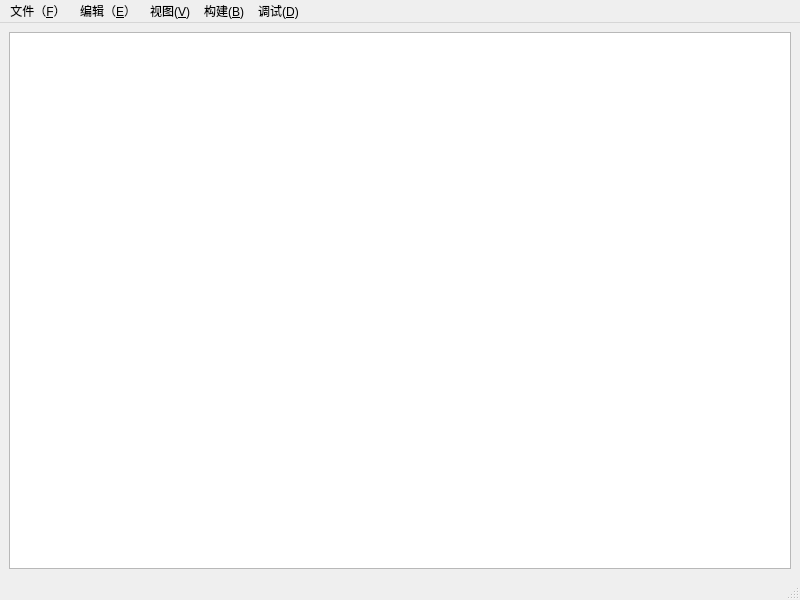
<?xml version="1.0" encoding="UTF-8"?>
<ui version="4.0">
 <class>MainWindow</class>
 <widget class="QMainWindow" name="MainWindow">
  <property name="geometry">
   <rect>
    <x>0</x>
    <y>0</y>
    <width>800</width>
    <height>600</height>
   </rect>
  </property>
  <property name="windowTitle">
   <string>MainWindow</string>
  </property>
  <widget class="QWidget" name="centralwidget">
   <layout class="QHBoxLayout" name="horizontalLayout">
    <item>
     <widget class="QTextEdit" name="textEdit"/>
    </item>
   </layout>
  </widget>
  <widget class="QMenuBar" name="menubar">
   <property name="geometry">
    <rect>
     <x>0</x>
     <y>0</y>
     <width>800</width>
     <height>25</height>
    </rect>
   </property>
   <widget class="QMenu" name="menu_F">
    <property name="title">
     <string>文件（&amp;F）</string>
    </property>
    <addaction name="NewAction"/>
    <addaction name="SaveAction"/>
    <addaction name="OpenAction"/>
    <addaction name="DelAction"/>
   </widget>
   <widget class="QMenu" name="menu_E">
    <property name="title">
     <string>编辑（&amp;E）</string>
    </property>
   </widget>
   <widget class="QMenu" name="menu_V">
    <property name="title">
     <string>视图(&amp;V)</string>
    </property>
   </widget>
   <widget class="QMenu" name="menu_B">
    <property name="title">
     <string>构建(&amp;B)</string>
    </property>
   </widget>
   <widget class="QMenu" name="menu_D">
    <property name="title">
     <string>调试(&amp;D)</string>
    </property>
    <addaction name="actionDeBug"/>
   </widget>
   <addaction name="menu_F"/>
   <addaction name="menu_E"/>
   <addaction name="menu_V"/>
   <addaction name="menu_B"/>
   <addaction name="menu_D"/>
  </widget>
  <widget class="QStatusBar" name="statusbar"/>
  <action name="NewAction">
   <property name="text">
    <string>新建(&amp;N)</string>
   </property>
  </action>
  <action name="SaveAction">
   <property name="text">
    <string>保存(&amp;S)</string>
   </property>
  </action>
  <action name="OpenAction">
   <property name="text">
    <string>打开(&amp;O)</string>
   </property>
  </action>
  <action name="DelAction">
   <property name="text">
    <string>删除(&amp;X)</string>
   </property>
  </action>
  <action name="actionDeBug">
   <property name="text">
    <string>DeBug</string>
   </property>
  </action>
 </widget>
 <resources/>
 <connections/>
</ui>
